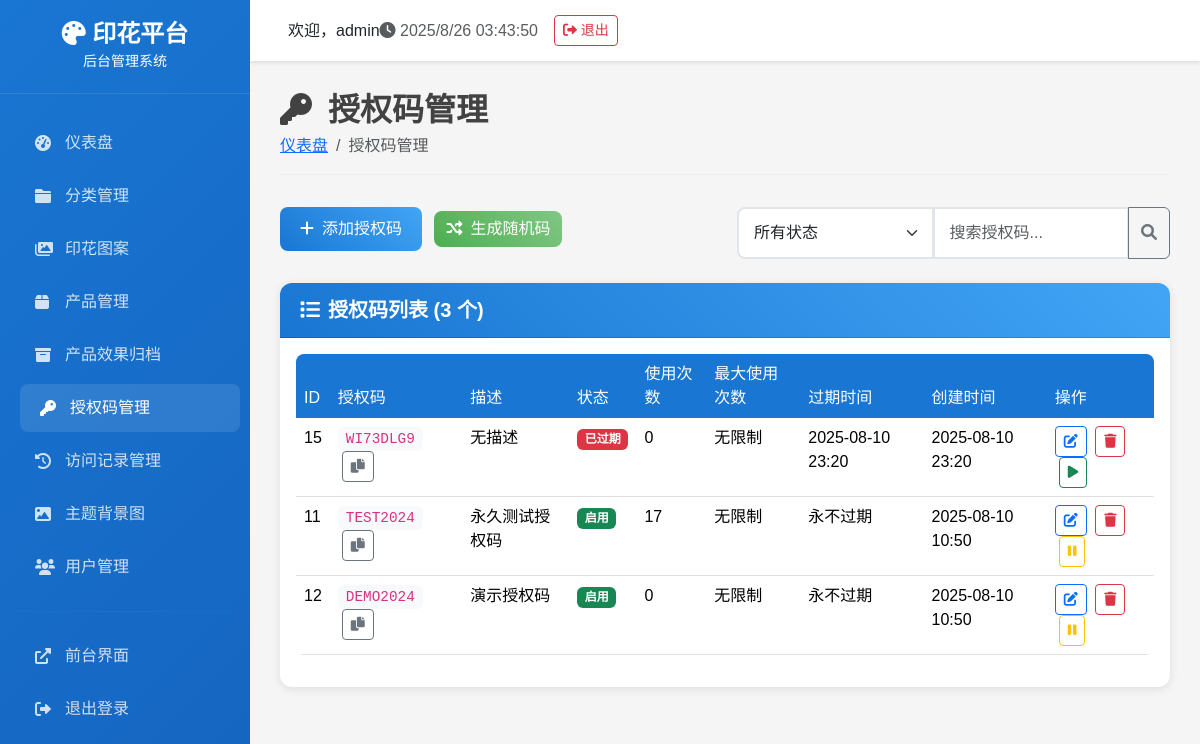
The page /admin/access-codes/ (signed in) on the database as committed earlier.
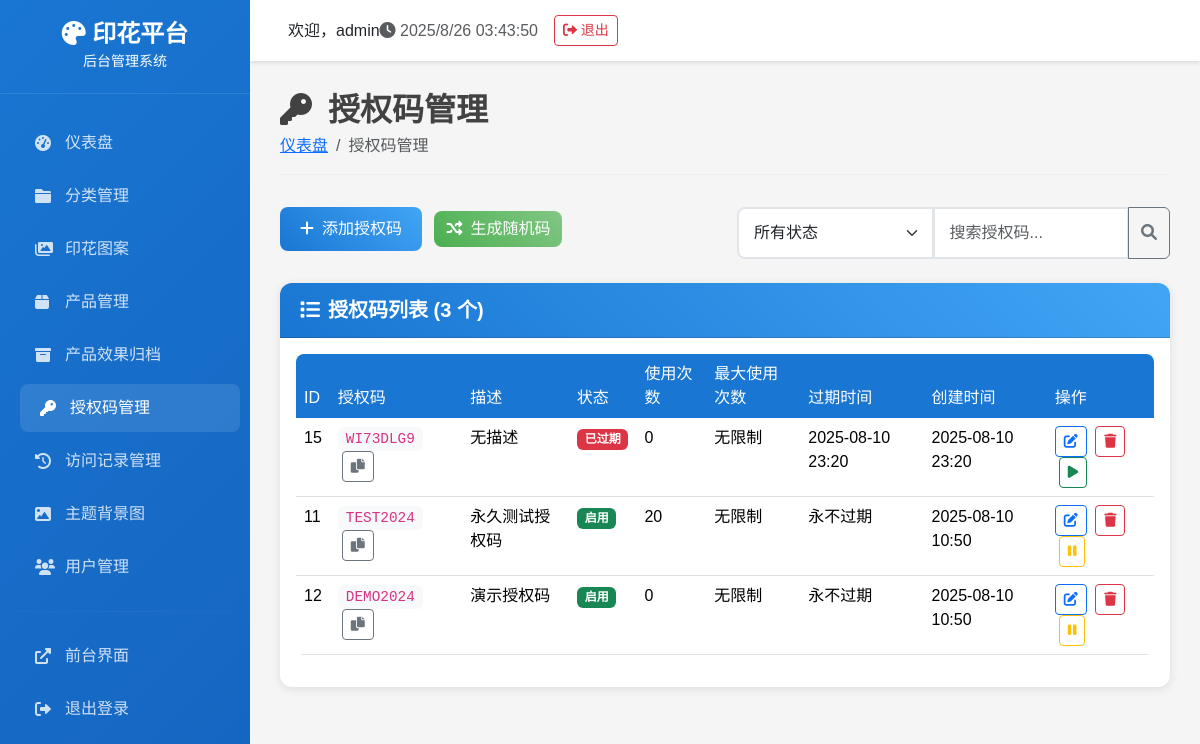
The same page on the database as committed later.
### tables this page shows
CREATE TABLE access_codes (
            id INTEGER PRIMARY KEY AUTOINCREMENT,
            code TEXT NOT NULL UNIQUE,
            description TEXT,
            start_date DATETIME,
            end_date DATETIME,
            is_active BOOLEAN DEFAULT 1,
            created_time DATETIME DEFAULT CURRENT_TIMESTAMP,
            usage_count INTEGER DEFAULT 0
        , expires_at DATETIME, max_uses INTEGER, used_count INTEGER DEFAULT 0);

### routes/admin/admin_access_codes_route.py (the view)
    def decorated_function(*args, **kwargs):
        from flask import session
        if 'admin_user_id' not in session:
            return redirect(url_for('login'))
        return f(*args, **kwargs)

### backend/database.py (called while the page is built)
def get_db_connection():
    conn = sqlite3.connect(DATABASE_PATH)
    conn.row_factory = sqlite3.Row
    return conn

    @staticmethod
    def execute_query(query: str, params: tuple = ()) -> List[Dict[str, Any]]:
        conn = get_db_connection()
        cursor = conn.cursor()
        cursor.execute(query, params)
        results = [dict(row) for row in cursor.fetchall()]
        conn.close()
        return results

### routes/admin/admin_access_codes_route.py (called while the page is built)
def login_required(f):
    def decorated_function(*args, **kwargs):
        from flask import session
        if 'admin_user_id' not in session:
            return redirect(url_for('login'))
        return f(*args, **kwargs)
    decorated_function.__name__ = f.__name__
    return decorated_function

### templates/admin/access_codes.html (shortened to what this page needs)
{% extends "admin/base.html" %}
{% block content %}
<div class="page-header">
    <h1><i class="fas fa-key me-3"></i>授权码管理</h1>
    <nav aria-label="breadcrumb">
        <ol class="breadcrumb">
            <li class="breadcrumb-item"><a href="{{ url_for('index') }}">仪表盘</a></li>
            <li class="breadcrumb-item active">授权码管理</li>
        </ol>
    </nav>
</div>
<div class="row mb-4">
    <div class="col-md-6">
        <button type="button" class="btn btn-primary" data-bs-toggle="modal" data-bs-target="#addCodeModal">
            <i class="fas fa-plus me-2"></i>添加授权码
        </button>
        <button type="button" class="btn btn-success ms-2" onclick="generateRandomCode()">
            <i class="fas fa-random me-2"></i>生成随机码
        </button>
    </div>
    <div class="col-md-6">
        <div class="input-group">
            <select class="form-select" id="statusFilter">
                <option value="">所有状态</option>
            </select>
            <input type="text" class="form-control" id="searchInput" placeholder="搜索授权码...">
            <button class="btn btn-outline-secondary" type="button">
                <i class="fas fa-search"></i>
            </button>
        </div>
    </div>
</div>
<div class="card">
    <div class="card-header">
        <h5><i class="fas fa-list me-2"></i>授权码列表 ({{ access_codes|length }} 个)</h5>
    </div>
    <div class="card-body">
        {% if access_codes %}
        <div class="table-responsive">
            <table class="table table-hover">
                <thead>
                    <tr>
                        <th>ID</th>
                        <th>授权码</th>
                        <th>描述</th>
                        <th>状态</th>
                        <th>使用次数</th>
                        <th>最大使用次数</th>
                        <th>过期时间</th>
                        <th>创建时间</th>
                        <th>操作</th>
                    </tr>
                </thead>
                <tbody id="codesTable">
                    {% for code in access_codes %}
                    <tr class="code-item" data-code="{{ code.code|lower }}" data-status="{{ code.status }}">
                        <td>{{ code.id }}</td>
                        <td>
                            <code class="bg-light px-2 py-1 rounded">{{ code.code }}</code>
                            <button class="btn btn-sm btn-outline-secondary ms-1" onclick="copyToClipboard('{{ code.code }}')">
                                <i class="fas fa-copy"></i>
                            </button>
                        </td>
                        <td>{{ code.description or '无描述' }}</td>
                        <td>
                            {% if code.status == 'active' %}
                                <span class="badge bg-success">启用</span>
                            {% elif code.status == 'inactive' %}
                                <span class="badge bg-secondary">禁用</span>
                            {% elif code.status == 'expired' %}
                                <span class="badge bg-danger">已过期</span>
                            {% endif %}
                        </td>
                        <td>{{ code.used_count or 0 }}</td>
                        <td>{{ code.max_uses or '无限制' }}</td>
                        <td>
                            {% if code.expires_at %}
                                {{ code.expires_at.strftime('%Y-%m-%d %H:%M') }}
                            {% else %}
                                永不过期
                            {% endif %}
                        </td>
                        <td>
                            {% if code.created_time %}
                                {% if code.created_time is string %}
                                    {{ code.created_time[:16] }}
                                {% else %}
                                    {{ code.created_time.strftime('%Y-%m-%d %H:%M') }}
                                {% endif %}
                            {% else %}
                                未知
                            {% endif %}
                        </td>
                        <td>
                            <button class="btn btn-sm btn-outline-primary" onclick="editCode({{ code.id }})">
                                <i class="fas fa-edit"></i>
                            </button>
                            <button class="btn btn-sm btn-outline-danger ms-1" onclick="deleteCode({{ code.id }})">
                                <i class="fas fa-trash"></i>
                            </button>
                            {% if code.status == 'active' %}
                            <button class="btn btn-sm btn-outline-warning ms-1" onclick="toggleCodeStatus({{ code.id }}, 'inactive')">
                                <i class="fas fa-pause"></i>
                            </button>
                            {% else %}
                            <button class="btn btn-sm btn-outline-success ms-1" onclick="toggleCodeStatus({{ code.id }}, 'active')">
                                <i class="fas fa-play"></i>
                            </button>
                            {% endif %}
                        </td>
                    </tr>
                    {% endfor %}
                </tbody>
            </table>
        </div>
        {% else %}
        <div class="text-center py-5">
            <i class="fas fa-key fa-3x text-muted mb-3"></i>
            <h5 class="text-muted">暂无授权码</h5>
            <p class="text-muted">点击上方"添加授权码"按钮开始创建授权码</p>
        </div>
        {% endif %}
    </div>
</div>
{% endblock %}

### templates/admin/base.html (shortened to what this page needs)
<!DOCTYPE html>
<html lang="zh-CN">
<head>
    <link href="https://cdn.staticfile.net/bootstrap/5.3.2/css/bootstrap.min.css" rel="stylesheet">
    <link href="https://cdnjs.cloudflare.com/ajax/libs/font-awesome/6.0.0/css/all.min.css" rel="stylesheet">
</head>
<body>
    <div class="sidebar">
        <div class="logo">
            <h4><i class="fas fa-palette"></i> 印花平台</h4>
            <small>后台管理系统</small>
        </div>
        <nav class="nav-menu">
            <div class="nav-item">
                    <a href="{{ url_for('index') }}" class="nav-link {% if request.endpoint == 'index' %}active{% endif %}">
                    <i class="fas fa-tachometer-alt"></i>
                    <span>仪表盘</span>
                </a>
            </div>
            <div class="nav-item">
                <a href="{{ url_for('admin_categories.categories') }}" class="nav-link {% if request.endpoint == 'admin_categories.categories' %}active{% endif %}">
                    <i class="fas fa-folder"></i>
                    分类管理
                </a>
            </div>
            <div class="nav-item">
                <a href="{{ url_for('admin_patterns.patterns') }}" class="nav-link {% if request.endpoint == 'admin_patterns.patterns' %}active{% endif %}">
                    <i class="fas fa-images"></i>
                    印花图案
                </a>
            </div>
            <div class="nav-item">
                <a href="{{ url_for('admin_products.products') }}" class="nav-link {% if request.endpoint == 'admin_products.products' %}active{% endif %}">
                    <i class="fas fa-box"></i>
                    产品管理
                </a>
            </div>
            <div class="nav-item">
                <a href="{{ url_for('admin_product_archives.product_archives') }}" class="nav-link {% if request.endpoint == 'admin_product_archives.product_archives' %}active{% endif %}">
                    <i class="fas fa-archive"></i>
                    产品效果归档
                </a>
            </div>
            <div class="nav-item">
                <a href="{{ url_for('admin_access_codes.access_codes') }}" class="nav-link {% if request.endpoint == 'admin_access_codes.access_codes' %}active{% endif %}">
                    <i class="fas fa-key"></i>
                    <span>授权码管理</span>
                </a>
            </div>
            <div class="nav-item">
                <a href="{{ url_for('admin_access_logs.access_logs') }}" class="nav-link {% if request.endpoint == 'admin_access_logs.access_logs' %}active{% endif %}">
                    <i class="fas fa-history"></i>
                    访问记录管理
                </a>
            </div>
            <div class="nav-item">
                <a href="{{ url_for('admin_theme_backgrounds.theme_backgrounds') }}" class="nav-link {% if request.endpoint == 'admin_theme_backgrounds.theme_backgrounds' %}active{% endif %}">
                    <i class="fas fa-image"></i>
                    <span>主题背景图</span>
                </a>
            </div>
            <div class="nav-item">
                <a href="{{ url_for('admin_users.users') }}" class="nav-link {% if request.endpoint == 'admin_users.users' %}active{% endif %}">
                    <i class="fas fa-users"></i>
                    用户管理
                </a>
            </div>
            <hr style="border-color: rgba(255,255,255,0.1); margin: 20px 15px;">
            <div class="nav-item">
                <a href="http://localhost:5000" class="nav-link" target="_blank">
                    <i class="fas fa-external-link-alt"></i>
                    <span>前台界面</span>
                </a>
            </div>
            <div class="nav-item">
                <a href="{{ url_for('logout') }}" class="nav-link">
                    <i class="fas fa-sign-out-alt"></i>
                    <span>退出登录</span>
                </a>
            </div>
        </nav>
    </div>
    <div class="main-content">
        <div class="top-navbar">
            <div class="d-flex align-items-center">
                <span class="ms-2">欢迎，{{ session.admin_username or 'Admin' }}</span>
            </div>
            <div class="d-flex align-items-center">
                <span class="text-muted me-3">
                    <i class="fas fa-clock"></i>
                    <span id="current-time"></span>
                </span>
                <a href="{{ url_for('logout') }}" class="btn btn-outline-danger btn-sm">
                    <i class="fas fa-sign-out-alt"></i> 退出
                </a>
            </div>
        </div>
        <div class="content-area">
            {% block content %}{% endblock %}
        </div>
    </div>
</body>
</html>

### templates/admin/base.html (style rules this page uses)
:root { --primary-color: #1976d2; --secondary-color: #424242; --success-color: #4caf50; --warning-color: #ff9800; --danger-color: #f44336; --sidebar-width: 250px; }
body { font-family: 'Microsoft YaHei', Arial, sans-serif; background-color: #f5f5f5; }
.sidebar { position: fixed; top: 0; left: 0; height: 100vh; width: var(--sidebar-width); background: linear-gradient(135deg, var(--primary-color), #1565c0); color: white; z-index: 1000; overflow-y: auto; }
.sidebar .logo { padding: 20px; text-align: center; border-bottom: 1px solid rgba(255,255,255,0.1); }
.sidebar .logo h4 { margin: 0; font-weight: 600; }
.sidebar .nav-menu { padding: 20px 0; }
.sidebar .nav-item { margin: 5px 15px; }
.sidebar .nav-link { color: rgba(255,255,255,0.8); padding: 12px 20px; border-radius: 8px; text-decoration: none; display: flex; align-items: center; transition: all 0.3s ease; }
.sidebar .nav-link:hover, .sidebar .nav-link.active { background: rgba(255,255,255,0.1); color: white; transform: translateX(5px); }
.sidebar .nav-link i { width: 20px; margin-right: 10px; }
.main-content { margin-left: var(--sidebar-width); min-height: 100vh; }
.top-navbar { background: white; padding: 15px 30px; box-shadow: 0 2px 4px rgba(0,0,0,0.1); display: flex; justify-content: between; align-items: center; }
.content-area { padding: 30px; }
.page-header { margin-bottom: 30px; }
.page-header h1 { color: var(--secondary-color); font-size: 2rem; font-weight: 600; margin: 0; }
.page-header .breadcrumb { background: none; padding: 0; margin: 5px 0 0 0; }
.card { border: none; border-radius: 12px; box-shadow: 0 2px 10px rgba(0,0,0,0.1); margin-bottom: 20px; }
.card-header { background: linear-gradient(45deg, var(--primary-color), #42a5f5); color: white; border-radius: 12px 12px 0 0 !important; padding: 15px 20px; }
.card-header h5 { margin: 0; font-weight: 600; }
.btn-primary { background: linear-gradient(45deg, var(--primary-color), #42a5f5); border: none; border-radius: 8px; padding: 10px 20px; font-weight: 500; }
.btn-success { background: linear-gradient(45deg, var(--success-color), #81c784); border: none; border-radius: 8px; }
.table { border-radius: 8px; overflow: hidden; }
.table thead th { background: var(--primary-color); color: white; border: none; font-weight: 500; }
.form-control, .form-select { border-radius: 8px; border: 2px solid #e1e5e9; padding: 12px 15px; }

### templates/admin/access_codes.html (style rules this page uses)
.page-header { margin-bottom: 2rem; padding-bottom: 1rem; border-bottom: 1px solid #eee; }
.table th { background-color: #f8f9fa; border-top: none; font-weight: 600; }
.code-item { transition: all 0.2s ease; }
.badge { font-size: 0.75rem; }
code { font-family: 'Courier New', monospace; font-size: 0.9rem; }

Rows that differ between the two databases and show on the page:
changed access_codes "永久测试授权码": used_count "17" → "20"
